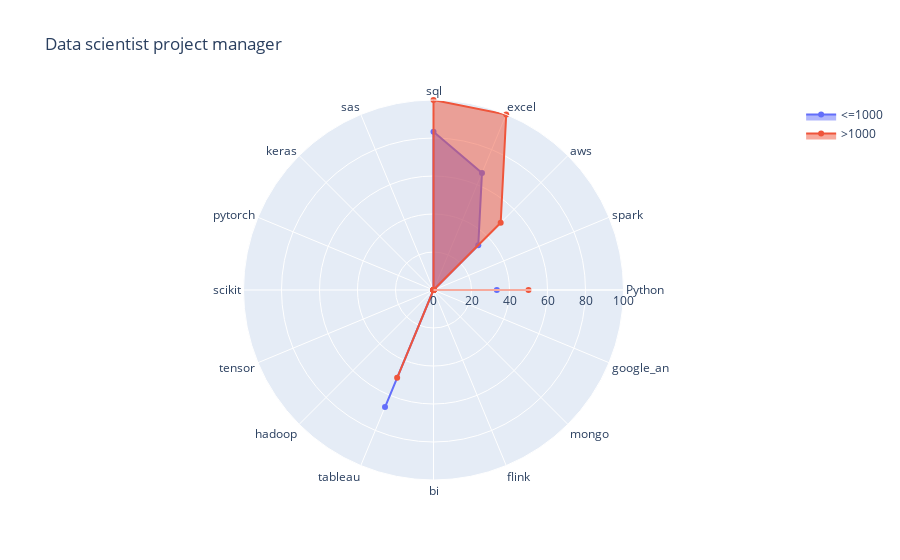
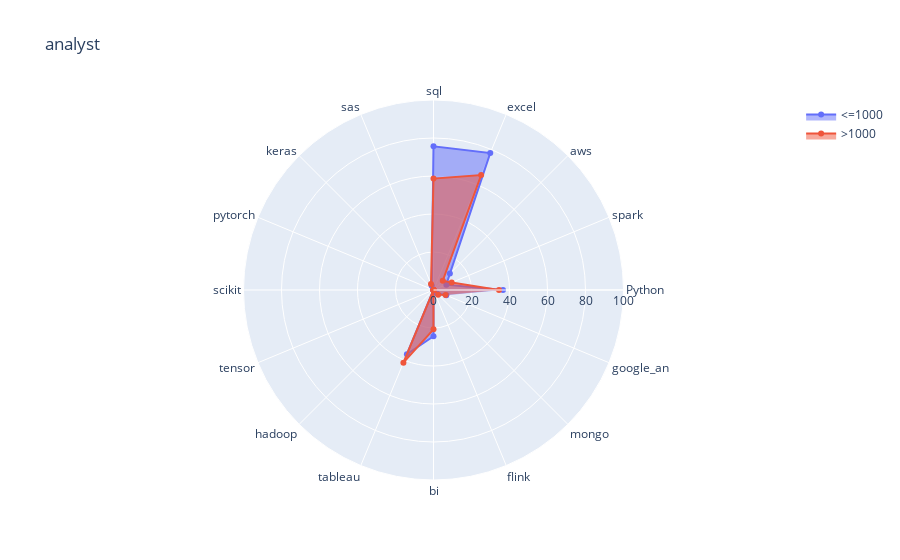
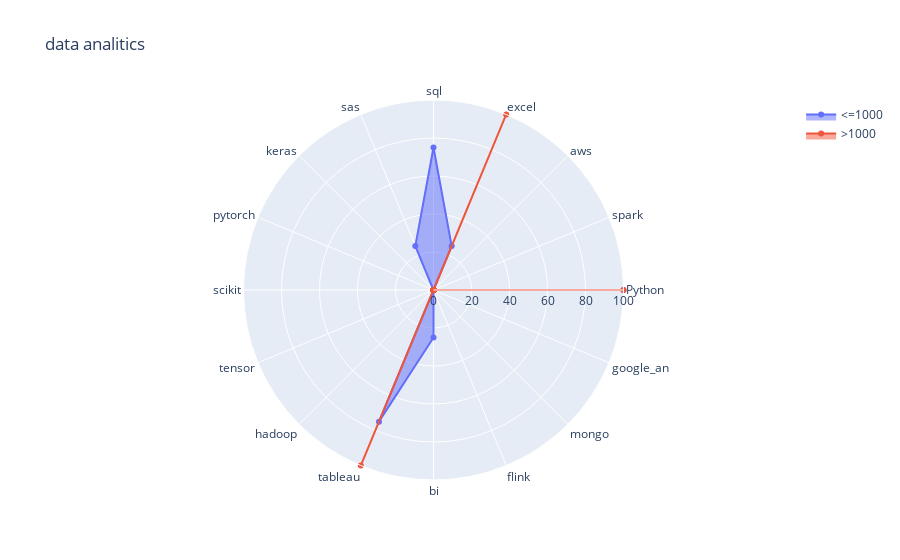
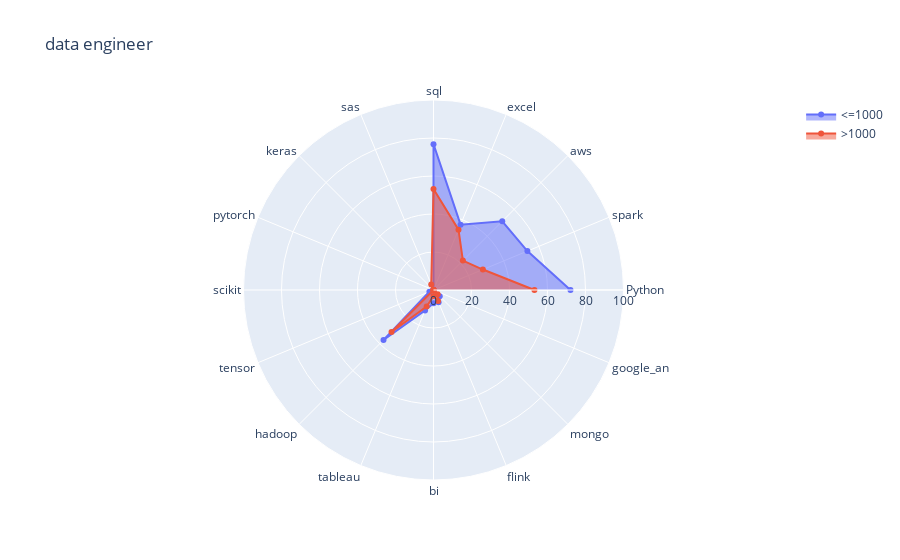

Here is the notebook cell these charts were saved with, in order:
### Code cell
for job_name in analyst_data['job_title_sim'].unique().tolist():  
    visual_1 = analyst_data[analyst_data['job_title_sim'] == job_name][skill_name].values.tolist()
    name_ = analyst_data[analyst_data['job_title_sim'] == job_name]["Size"].values.tolist()
    size_ = value_size[value_size['job_title_sim']==job_name]['counts'].values.tolist()
    fig = go.Figure()
    sum_1 = [0]*len(skill_name)
    sum_2 = [0]*len(skill_name)
    size_1 = 0
    size_2 = 0 
    for index in range(len(visual_1)):
        if name_[index] in ['1 - 50 ', '201 - 500 ', '51 - 200 ','501 - 1000 ']:
            sum_1 = [sum(x) for x in zip(visual_1[index], sum_1)]
            size_1 += size_[index]
        elif name_[index] != 'unknown': 
            sum_2 = [sum(x) for x in zip(visual_1[index], sum_1)]
            size_2 += size_[index]

    fig.add_trace(go.Scatterpolar(
                  r=[(x / size_1)*100 for x in sum_1],
                  theta=skill_name,
                  fill='toself',
                  name= '<=1000'
            ))
    fig.add_trace(go.Scatterpolar(
                  r=[(x / size_2)*100 for x in sum_2],
                  theta=skill_name,
                  fill='toself',
                  name= '>1000'
            ))
    fig.update_layout(
      polar=dict(
        radialaxis=dict(
          visible=True,
          range=[0, 100]
        )),
      showlegend=True,
        title=job_name
    )

    fig.show()

### Figure 1 — Plotly figure (JSON) as saved in the notebook; plotly's stock layout.template omitted (floating-point values rounded to 4 significant figures)
{"data": [{"fill": "toself", "name": "<=1000", "r": [33.33, 0, 33.33, 66.67, 83.33, 0, 0, 0, 0, 0, 0, 66.67, 0, 0, 0, 0], "theta": ["Python", "spark", "aws", "excel", "sql", "sas", "keras", "pytorch", "scikit", "tensor", "hadoop", "tableau", "bi", "flink", "mongo", "google_an"], "type": "scatterpolar"}, {"fill": "toself", "name": ">1000", "r": [50, 0, 50, 100, 100, 0, 0, 0, 0, 0, 0, 50, 0, 0, 0, 0], "theta": ["Python", "spark", "aws", "excel", "sql", "sas", "keras", "pytorch", "scikit", "tensor", "hadoop", "tableau", "bi", "flink", "mongo", "google_an"], "type": "scatterpolar"}], "layout": {"polar": {"radialaxis": {"range": [0, 100], "visible": true}}, "showlegend": true, "title": {"text": "Data scientist project manager"}}}

### Figure 2 — Plotly figure (JSON) as saved in the notebook; plotly's stock layout.template omitted (floating-point values rounded to 4 significant figures)
{"data": [{"fill": "toself", "name": "<=1000", "r": [36.59, 7.317, 12.2, 78.05, 75.61, 2.439, 0, 0, 0, 0, 0, 36.59, 24.39, 0, 2.439, 7.317], "theta": ["Python", "spark", "aws", "excel", "sql", "sas", "keras", "pytorch", "scikit", "tensor", "hadoop", "tableau", "bi", "flink", "mongo", "google_an"], "type": "scatterpolar"}, {"fill": "toself", "name": ">1000", "r": [34.48, 10.34, 6.897, 65.52, 58.62, 3.448, 0, 0, 0, 0, 0, 41.38, 20.69, 0, 3.448, 6.897], "theta": ["Python", "spark", "aws", "excel", "sql", "sas", "keras", "pytorch", "scikit", "tensor", "hadoop", "tableau", "bi", "flink", "mongo", "google_an"], "type": "scatterpolar"}], "layout": {"polar": {"radialaxis": {"range": [0, 100], "visible": true}}, "showlegend": true, "title": {"text": "analyst"}}}

### Figure 3 — Plotly figure (JSON) as saved in the notebook; plotly's stock layout.template omitted (floating-point values rounded to 4 significant figures)
{"data": [{"fill": "toself", "name": "<=1000", "r": [100, 0, 0, 25, 75, 25, 0, 0, 0, 0, 0, 75, 25, 0, 0, 0], "theta": ["Python", "spark", "aws", "excel", "sql", "sas", "keras", "pytorch", "scikit", "tensor", "hadoop", "tableau", "bi", "flink", "mongo", "google_an"], "type": "scatterpolar"}, {"fill": "toself", "name": ">1000", "r": [100, 0, 0, 100, 0, 0, 0, 0, 0, 0, 0, 100, 0, 0, 0, 0], "theta": ["Python", "spark", "aws", "excel", "sql", "sas", "keras", "pytorch", "scikit", "tensor", "hadoop", "tableau", "bi", "flink", "mongo", "google_an"], "type": "scatterpolar"}], "layout": {"polar": {"radialaxis": {"range": [0, 100], "visible": true}}, "showlegend": true, "title": {"text": "data analitics"}}}

### Figure 4 — Plotly figure (JSON) as saved in the notebook; plotly's stock layout.template omitted (floating-point values rounded to 4 significant figures)
{"data": [{"fill": "toself", "name": "<=1000", "r": [72.09, 53.49, 51.16, 37.21, 76.74, 0, 0, 0, 0, 2.326, 37.21, 11.63, 6.977, 6.977, 4.651, 0], "theta": ["Python", "spark", "aws", "excel", "sql", "sas", "keras", "pytorch", "scikit", "tensor", "hadoop", "tableau", "bi", "flink", "mongo", "google_an"], "type": "scatterpolar"}, {"fill": "toself", "name": ">1000", "r": [53.12, 28.12, 21.88, 34.38, 53.12, 3.125, 0, 0, 0, 0, 31.25, 9.375, 3.125, 6.25, 3.125, 0], "theta": ["Python", "spark", "aws", "excel", "sql", "sas", "keras", "pytorch", "scikit", "tensor", "hadoop", "tableau", "bi", "flink", "mongo", "google_an"], "type": "scatterpolar"}], "layout": {"polar": {"radialaxis": {"range": [0, 100], "visible": true}}, "showlegend": true, "title": {"text": "data engineer"}}}
